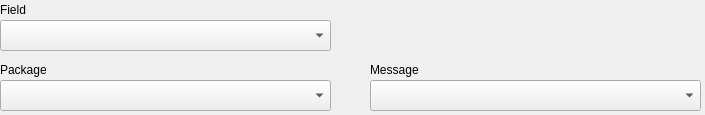
<?xml version="1.0" encoding="UTF-8"?>
<ui version="4.0">
 <class>Msg_Field_Selection</class>
 <widget class="QFrame" name="Msg_Field_Selection">
  <property name="geometry">
   <rect>
    <x>0</x>
    <y>0</y>
    <width>705</width>
    <height>115</height>
   </rect>
  </property>
  <property name="windowTitle">
   <string>Frame</string>
  </property>
  <property name="lineWidth">
   <number>0</number>
  </property>
  <widget class="QComboBox" name="cb_field">
   <property name="geometry">
    <rect>
     <x>0</x>
     <y>20</y>
     <width>331</width>
     <height>31</height>
    </rect>
   </property>
  </widget>
  <widget class="QLabel" name="lb_message">
   <property name="geometry">
    <rect>
     <x>370</x>
     <y>60</y>
     <width>331</width>
     <height>20</height>
    </rect>
   </property>
   <property name="text">
    <string>Message</string>
   </property>
  </widget>
  <widget class="QComboBox" name="cb_package">
   <property name="geometry">
    <rect>
     <x>0</x>
     <y>80</y>
     <width>331</width>
     <height>31</height>
    </rect>
   </property>
  </widget>
  <widget class="QLabel" name="lb_field">
   <property name="geometry">
    <rect>
     <x>0</x>
     <y>0</y>
     <width>331</width>
     <height>20</height>
    </rect>
   </property>
   <property name="text">
    <string>Field</string>
   </property>
  </widget>
  <widget class="QLabel" name="lb_package">
   <property name="geometry">
    <rect>
     <x>0</x>
     <y>60</y>
     <width>331</width>
     <height>20</height>
    </rect>
   </property>
   <property name="text">
    <string>Package</string>
   </property>
  </widget>
  <widget class="QComboBox" name="cb_message">
   <property name="geometry">
    <rect>
     <x>370</x>
     <y>80</y>
     <width>331</width>
     <height>31</height>
    </rect>
   </property>
  </widget>
 </widget>
 <resources/>
 <connections/>
</ui>
